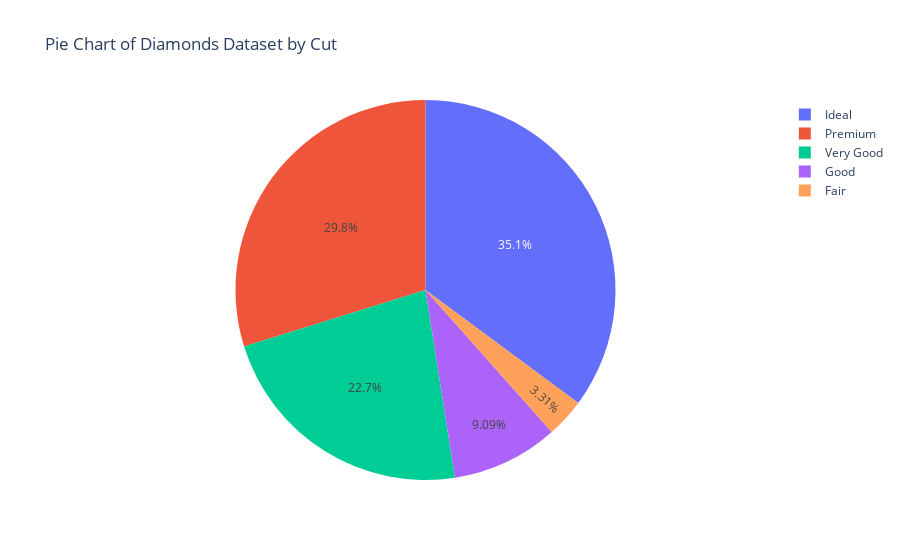

Source (notebook cell):
### Markdown cell above
### PIE CHARTS

### Code cell
fig = px.pie(df, names='cut', values='price', title='Pie Chart of Diamonds Dataset by Cut')
fig.show()

### Figure 1 — Plotly figure (JSON) as saved in the notebook; plotly's stock layout.template omitted (floating-point values rounded to 4 significant figures; data arrays with more than 128 entries replaced by an {"elided": "..."} marker saying what was removed)
{"data": [{"domain": {"x": [0, 1], "y": [0, 1]}, "hovertemplate": "cut=%{label}<br>price=%{value}<extra></extra>", "labels": {"elided": "53940 str values"}, "legendgroup": "", "name": "", "showlegend": true, "type": "pie", "values": {"elided": "53940 int values"}}], "layout": {"legend": {"tracegroupgap": 0}, "title": {"text": "Pie Chart of Diamonds Dataset by Cut"}}}
